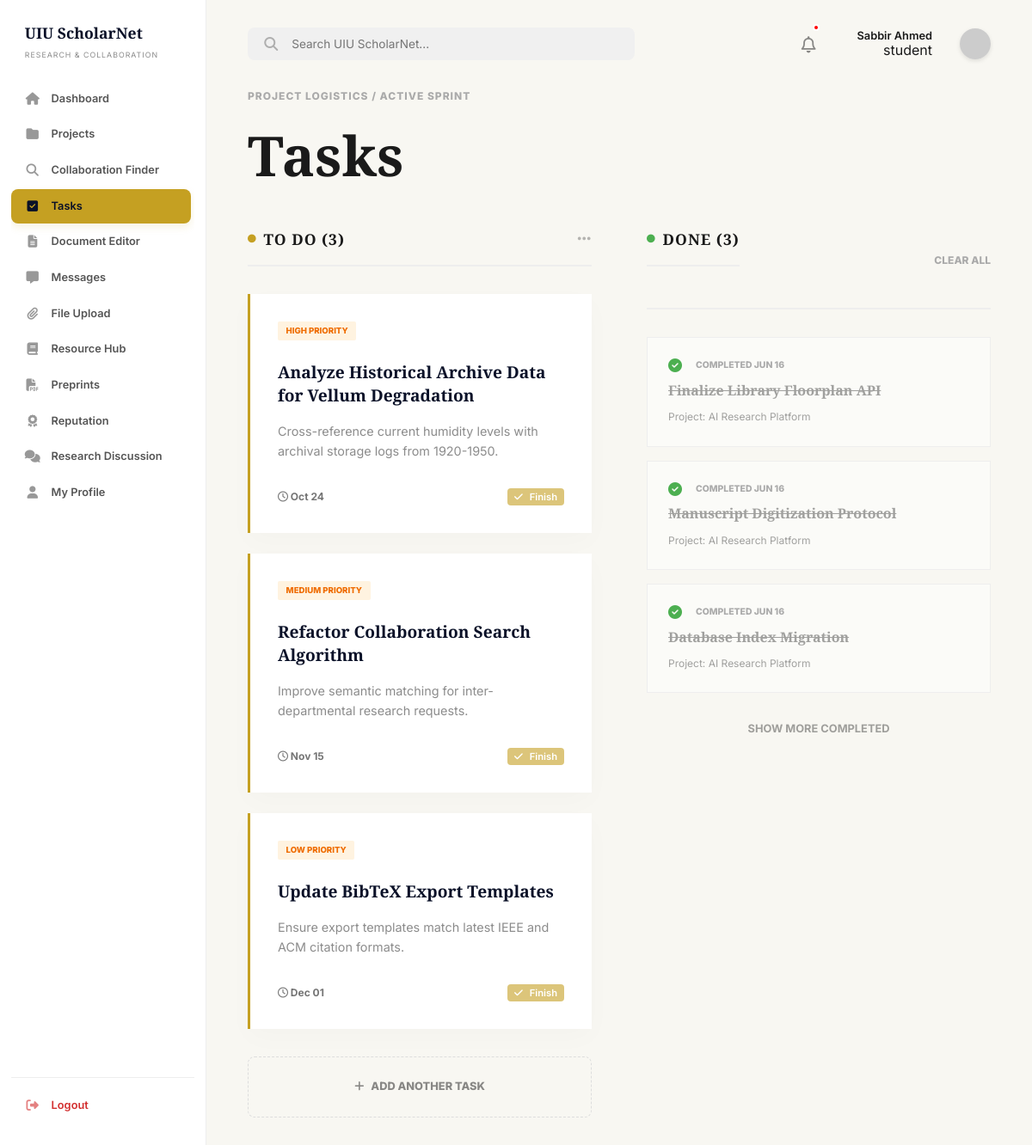
/dashboard/tasks.php (signed in), run on the app's committed database.
### tables this page shows
CREATE TABLE IF NOT EXISTS users (
    id INT AUTO_INCREMENT PRIMARY KEY,
    full_name VARCHAR(100) NOT NULL,
    email VARCHAR(100) UNIQUE NOT NULL,
    password VARCHAR(255) NOT NULL,
    role ENUM('student', 'faculty', 'admin') DEFAULT 'student',
    is_verified TINYINT(1) DEFAULT 1,
    account_status ENUM('active', 'banned') DEFAULT 'active',
    department VARCHAR(100),
    interests TEXT,
    skills TEXT,
    points INT DEFAULT 0,
    reputation INT DEFAULT 0,
    last_active_at TIMESTAMP NULL DEFAULT NULL,
    created_at TIMESTAMP DEFAULT CURRENT_TIMESTAMP
);

CREATE TABLE IF NOT EXISTS tasks (
    id INT AUTO_INCREMENT PRIMARY KEY,
    project_id INT,
    title VARCHAR(255) NOT NULL,
    description TEXT,
    pipeline_stage VARCHAR(50) NULL,
    document_id INT NULL,
    assigned_to INT,
    priority ENUM('low', 'medium', 'high') DEFAULT 'medium',
    status ENUM('todo', 'inprogress', 'done') DEFAULT 'todo',
    due_date DATE,
    is_milestone BOOLEAN DEFAULT FALSE,
    created_at TIMESTAMP DEFAULT CURRENT_TIMESTAMP,
    FOREIGN KEY (project_id) REFERENCES projects(id) ON DELETE CASCADE,
    FOREIGN KEY (assigned_to) REFERENCES users(id) ON DELETE SET NULL,
    FOREIGN KEY (document_id) REFERENCES documents(id) ON DELETE SET NULL
);

CREATE TABLE IF NOT EXISTS projects (
    id INT AUTO_INCREMENT PRIMARY KEY,
    title VARCHAR(255) NOT NULL,
    description TEXT,
    department VARCHAR(100),
    visibility ENUM('public', 'institution', 'private') DEFAULT 'public',
    status ENUM('planning', 'active', 'review', 'completed') DEFAULT 'active',
    progress INT DEFAULT 0,
    creator_id INT,
    supervisor_id INT,
    supervisor_approved TINYINT(1) DEFAULT 0,
    research_phase VARCHAR(50) DEFAULT 'literature_review',
    created_at TIMESTAMP DEFAULT CURRENT_TIMESTAMP,
    FOREIGN KEY (creator_id) REFERENCES users(id) ON DELETE SET NULL,
    FOREIGN KEY (supervisor_id) REFERENCES users(id) ON DELETE SET NULL
);

### includes/auth_check.php (called while the page is built, shortened)
<?php
require_once('db_connect.php');
$user_id = (int)$_SESSION['user_id'];
$stmt = $conn->prepare("SELECT * FROM users WHERE id = ?");
$stmt->bind_param("i", $user_id);
$stmt->execute();
$user_result = $stmt->get_result();
$user_data = $user_result->fetch_assoc();
?>

### includes/db_connect.php (called while the page is built, shortened)
<?php
$host = getenv('DB_HOST') ?: "127.0.0.1";
$user = getenv('DB_USER') ?: "root";
$pass = getenv('DB_PASS');
if ($pass === false) {
    $pass = "";
}
$dbname = getenv('DB_NAME') ?: "uiu_scholarnet";
$port = getenv('DB_PORT') ?: 3306;
$conn = mysqli_connect($host, $user, $pass, $dbname, $port);
mysqli_set_charset($conn, "utf8mb4");
function db_query($sql, $params = [], $types = "") {
    global $conn;
    $stmt = $conn->prepare($sql);
    if ($params) {
        $stmt->bind_param($types, ...$params);
    }
    if (!$stmt->execute()) {
        die("Query execution failed: " . $stmt->error);
    }
    $result = $stmt->get_result();
    if ($result === false && $stmt->field_count === 0) {
        return true;
    }
    return $result;
}
?>

### dashboard/tasks.php (the view, shortened to what this page needs)
<?php
require_once('../includes/auth_check.php');
$project_id = isset($_GET['project_id']) ? (int)$_GET['project_id'] : null;
$pending_tasks = (int)(db_query("SELECT COUNT(*) as total FROM tasks WHERE assigned_to = ? AND status != 'done'", [$user_id], "i")->fetch_assoc()['total'] ?? 0);
$collab_requests = (int)(db_query("SELECT COUNT(*) as total FROM collaboration_applications ca JOIN collaboration_posts cp ON ca.post_id = cp.id WHERE cp.user_id = ? AND ca.status = 'pending'", [$user_id], "i")->fetch_assoc()['total'] ?? 0);
$task_sql = "SELECT t.*, p.title as project_title, p.status as project_status, p.creator_id FROM tasks t
             JOIN projects p ON t.project_id = p.id
             LEFT JOIN project_members pm ON p.id = pm.project_id AND pm.user_id = ?
             WHERE (p.creator_id = ? OR pm.user_id = ?)";
if ($project_id) {
    $task_sql .= " AND t.project_id = ?";
    $task_result = db_query($task_sql, [$user_id, $user_id, $user_id, $project_id], "iiii");
} else {
    $task_result = db_query($task_sql, [$user_id, $user_id, $user_id], "iii");
}
$tasks_todo = [];
$tasks_done = [];
while ($task = $task_result->fetch_assoc()) {
    if ($task['status'] == 'todo' || $task['status'] == 'inprogress') $tasks_todo[] = $task;
    elseif ($task['status'] == 'done') $tasks_done[] = $task;
}
?>
<!DOCTYPE html>
<html lang="en">
<head>
    <link rel="stylesheet" href="https://cdnjs.cloudflare.com/ajax/libs/font-awesome/6.4.0/css/all.min.css">
    <link rel="stylesheet" href="../assets/css/style.css">
</head>
<body class="dashboard-page">
    <?php include('../includes/sidebar.php'); ?>
    <main class="main-content">
        <?php include('../includes/header.php'); ?>
        <section>
            <div class="section-label">PROJECT LOGISTICS / ACTIVE SPRINT</div>
            <h1 class="page-title">Tasks</h1>
            <div class="kanban-board">
                <div class="kanban-column">
                    <h3><span class="column-badge"><i class="fa-solid fa-circle dot-gold"></i> To Do (<?php echo count($tasks_todo); ?>)</span> <i class="fa-solid fa-ellipsis column-options"></i></h3>
                    <?php foreach($tasks_todo as $task): ?>
                    <div class="task-card <?php echo !empty($task['is_milestone']) ? 'milestone-card' : ''; ?>" <?php echo !empty($task['is_milestone']) ? 'style="border: 1px solid #d4af37;"' : ''; ?>>
                        <div style="display: flex; justify-content: space-between; align-items: flex-start; margin-bottom: 0.5rem;">
                            <div class="priority-badge"><?php echo $task['priority']; ?> PRIORITY</div>
                        </div>
                        <h4 style="margin-top: 0.2rem;"><?php echo htmlspecialchars($task['title']); ?></h4>
                        <p class="task-desc"><?php echo htmlspecialchars($task['description']); ?></p>
                        <div class="task-meta-footer">
                            <span><i class="fa-regular fa-clock"></i> <?php echo date('M d', strtotime($task['due_date'])); ?></span>
                            <div class="task-actions margin-left-auto">
                                <?php if (!($task['project_status'] === 'completed' && $task['creator_id'] != $user_id)): ?>
                                <form method="POST" action="../actions/project_task_document/update_task_status.php" class="d-inline">
                                    <button type="submit" class="btn btn-primary btn-sm"><i class="fa-solid fa-check"></i> Finish</button>
                                </form>
                                <?php endif; ?>
                            </div>
                        </div>
                    </div>
                    <?php endforeach; ?>
                    <?php
                    $hide_add_button = false;
                    if (!$hide_add_button):
                    ?>
                    <div class="create-project-box add-task-box" onclick="openModal()">
                        <div class="add-task-text">
                            <i class="fa-solid fa-plus"></i> ADD ANOTHER TASK
                        </div>
                    </div>
                    <?php endif; ?>
                </div>
                <div class="kanban-column">
                    <div class="done-header">
                        <h3 class="done-title"><span class="column-badge"><i class="fa-solid fa-circle dot-green"></i> Done (<?php echo count($tasks_done); ?>)</span></h3>
                        <span class="clear-all" onclick="if(confirm('Clear all completed tasks?')) document.getElementById('clearTasksForm').submit();">CLEAR ALL</span>
                    </div>
                    <?php foreach($tasks_done as $task): ?>
                    <div class="task-completed-card">
                        <div class="completed-check">
                            <i class="fa-solid fa-circle-check check-icon"></i>
                            <span class="completed-date">COMPLETED <?php echo strtoupper(date('M d', strtotime($task['created_at'] ?? 'now'))); ?></span>
                        </div>
                        <h4><?php echo htmlspecialchars($task['title']); ?></h4>
                        <div class="completed-reviewer">Project: <?php echo htmlspecialchars($task['project_title']); ?></div>
                    </div>
                    <?php endforeach; ?>
                    <div class="show-more">SHOW MORE COMPLETED</div>
                </div>
            </div>
        </section>
    </main>
</body>
</html>

### includes/header.php (shortened to what this page needs)
<header class="dash-header">
    <div class="search-container">
        <i class="fa-solid fa-magnifying-glass search-icon"></i>
        <input type="text" placeholder="Search UIU ScholarNet...">
    </div>
    <div class="header-actions flex-center-end">
        <?php if ((!isset($is_admin_panel) || !$is_admin_panel) && (!isset($is_admin_sidebar) || !$is_admin_sidebar)): ?>
        <a href="notifications.php" class="notification-icon text-inherit relative flex-center h-36px">
            <i class="fa-regular fa-bell header-icon text-1-2rem"></i>
            <?php if (($collab_requests ?? 0) > 0 || ($pending_tasks ?? 0) > 0 || ($unread_notifications ?? 0) > 0): ?>
                <span class="notification-dot notification-dot-header"></span>
            <?php endif; ?>
        </a>
        <?php endif; ?>
        <div class="flex-column-end">
            <span class="fw-600 text-0-8rem text-color-primary"><?php echo htmlspecialchars($user_data['full_name'] ?? 'User'); ?></span>
            <?php if (isset($user_data['role'])): ?>
                <?php if ($user_data['role'] === 'admin'): ?>
                    <span class="role-admin">ADMIN</span>
                <?php elseif ($user_data['role'] === 'faculty' && isset($user_data['is_verified']) && $user_data['is_verified']): ?>
                    <span class="role-faculty"><i class="fa-solid fa-circle-check"></i> FACULTY</span>
                <?php elseif ($user_data['role'] === 'faculty' && isset($user_data['is_verified']) && !$user_data['is_verified']): ?>
                    <span class="role-unverified">UNVERIFIED</span>
                <?php else: ?>
                    <span class="role-default"><?php echo htmlspecialchars($user_data['role']); ?></span>
                <?php endif; ?>
            <?php endif; ?>
        </div>
        <a href="profile.php" class="text-inherit flex-center">
            <img src="https://ui-avatars.com/api/?name=<?php echo urlencode($user_data['full_name'] ?? 'User'); ?>&background=0a1128&color=fff" alt="Avatar" class="avatar-header">
        </a>
    </div>
</header>

### assets/css/global.css (style rules this page uses)
:root { --primary-color: #0a1128; --secondary-color: #c5a022; --bg-color: #f8f7f2; --text-color: #1a1a1a; --accent-color: #e8e6d9; --white: #ffffff; --transition: all 0.3s ease; --font-heading: 'Playfair Display', serif; --font-body: 'Inter', sans-serif; }
* { margin: 0; padding: 0; box-sizing: border-box; }
body { font-family: var(--font-body); background-color: var(--bg-color); color: var(--text-color); line-height: 1.6; overflow-x: hidden; }
h1, h2, h3, h4 { font-family: var(--font-heading); font-weight: 700; }
a { text-decoration: none; color: inherit; transition: var(--transition); }
.btn { padding: 0.8rem 2rem; border-radius: 4px; font-weight: 600; cursor: pointer; display: inline-flex; align-items: center; gap: 0.5rem; transition: var(--transition); border: none; font-family: var(--font-body); }
.btn-primary { background-color: var(--secondary-color); color: var(--white); }

### assets/css/layout.css (style rules this page uses)
.dashboard-page { display: flex; background-color: var(--bg-color); min-height: 100vh; width: 100%; }
.main-content { flex: 1; margin-left: 240px; padding: 2rem 3rem; min-height: 100vh; }
.dash-header { display: flex; justify-content: space-between; align-items: center; margin-bottom: 2rem; }
.search-container { background: #f0f0f0; padding: 0.7rem 1.2rem; border-radius: 8px; display: flex; align-items: center; gap: 1rem; width: 100%; max-width: 450px; }
.search-container input { background: transparent; border: none; outline: none; width: 100%; font-family: var(--font-body); font-size: 0.85rem; }

### assets/css/dashboard.css (style rules this page uses)
.search-icon { opacity: 0.3; }
.notification-icon { font-size: 1.2rem; margin-right: 1.5rem; position: relative; }
.notification-dot { position: absolute; top: -5px; right: -5px; width: 8px; height: 8px; background: red; border-radius: 50%; border: 2px solid var(--white); }

### assets/css/collaboration.css (style rules this page uses)
.header-icon { font-size: 1.2rem; opacity: 0.5; }

### assets/css/projects.css (style rules this page uses)
.create-project-box { border: 2px dashed #ddd; padding: 4rem; text-align: center; border-radius: 8px; cursor: pointer; transition: var(--transition); }

### assets/css/modules/utilities.css (style rules this page uses)
.margin-left-auto { margin-left: auto; }
.flex-center { display: flex; align-items: center; }
.flex-center-end { display: flex; align-items: center; justify-content: flex-end; gap: 1.5rem; }
.flex-column-end { display: flex; flex-direction: column; align-items: flex-end; justify-content: center; margin-right: 0.5rem; line-height: 1.2; }
.d-inline { display: inline; }
.relative { position: relative; }
.h-36px { height: 36px; }
.text-inherit { color: inherit; text-decoration: none; }
.text-color-primary { color: var(--text-color); }
.text-1-2rem { font-size: 1.2rem; line-height: 1; }
.text-0-8rem { font-size: 0.8rem; }
.fw-600 { font-weight: 600; }
.btn-sm { padding: 0.2rem 0.5rem; font-size: 0.7rem; }
.notification-dot-header { position: absolute; top: 2px; right: -2px; width: 10px; height: 10px; background: var(--secondary-color); border-radius: 50%; border: 2px solid #fff; }
.avatar-header { width: 36px; height: 36px; border-radius: 50%; box-shadow: 0 2px 5px rgba(0, 0, 0, 0.1); display: block; }

### data on the page
users: full_name "Sabbir Ahmed", role "student"
tasks: priority "HIGH", title "Analyze Historical Archive Data for Vellum Degradation", description "Cross-reference current humidity levels with archival storage logs from 1920-1950.", due_date "Oct 24"
tasks: priority "MEDIUM", title "Refactor Collaboration Search Algorithm", description "Improve semantic matching for inter-departmental research requests.", due_date "Nov 15"
tasks: priority "LOW", title "Update BibTeX Export Templates", description "Ensure export templates match latest IEEE and ACM citation formats.", due_date "Dec 01"
tasks: created_at "JUN 16", title "Finalize Library Floorplan API", project.title "AI Research Platform"
tasks: created_at "JUN 16", title "Manuscript Digitization Protocol", project.title "AI Research Platform"
tasks: created_at "JUN 16", title "Database Index Migration", project.title "AI Research Platform"

### other printed values
count($tasks_todo) "3"
count($tasks_done) "3"
